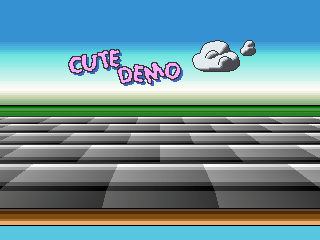

A 2D game scene composited from a Tiled map and its tileset images. What follows is a short description and the map's XML, with every tile layer's data as written:
An orthogonal 20x15 tile map with 16x16 px tiles, 1 tile layer (bkg).

<map version="1.2" tiledversion="1.3.2" orientation="orthogonal" renderorder="right-down" compressionlevel="0" width="20" height="15" tilewidth="16" tileheight="16" infinite="0" nextlayerid="3" nextobjectid="1">
 <tileset firstgid="1" name="3_persp.bmp" tilewidth="16" tileheight="16" tilecount="160" columns="16">
  <image source="3_persp.bmp" width="256" height="160" />
 </tileset>
 <layer id="1" name="bkg" width="20" height="15">
  <data encoding="csv">
1,1,1,1,1,1,1,1,1,1,1,1,1,1,1,1,1,1,1,1,
1,1,1,1,1,1,1,1,1,1,1,1,1,1,1,1,1,1,1,1,
2,2,2,2,2,2,2,2,2,2,2,2,27,28,29,30,2,2,2,2,
3,3,3,3,7,8,9,10,3,11,12,13,31,32,33,34,3,3,3,3,
4,4,4,4,14,15,16,17,18,19,20,21,35,36,37,4,4,4,4,4,
5,5,5,5,5,5,5,22,23,24,25,26,5,5,5,5,5,5,5,5,
6,6,6,6,6,6,6,6,6,6,6,6,6,6,6,6,6,6,6,6,
40,41,42,43,44,45,46,47,48,49,50,51,52,53,54,55,56,57,58,59,
60,61,62,63,64,65,66,67,68,69,70,71,72,73,74,75,76,77,78,79,
80,81,82,83,84,85,86,87,88,89,90,91,92,93,94,95,96,97,98,99,
100,101,102,103,104,105,106,107,108,109,110,111,112,113,114,115,116,117,118,119,
120,121,122,123,124,125,126,127,128,129,130,131,132,133,134,135,136,137,138,139,
140,141,142,143,144,145,146,147,148,149,150,151,152,153,154,155,156,157,158,159,
160,160,160,160,160,160,160,160,160,160,160,160,160,160,160,160,160,160,160,160,
38,38,38,38,38,38,38,38,38,38,38,38,38,38,38,38,38,38,38,38
</data>
 </layer>
</map>
